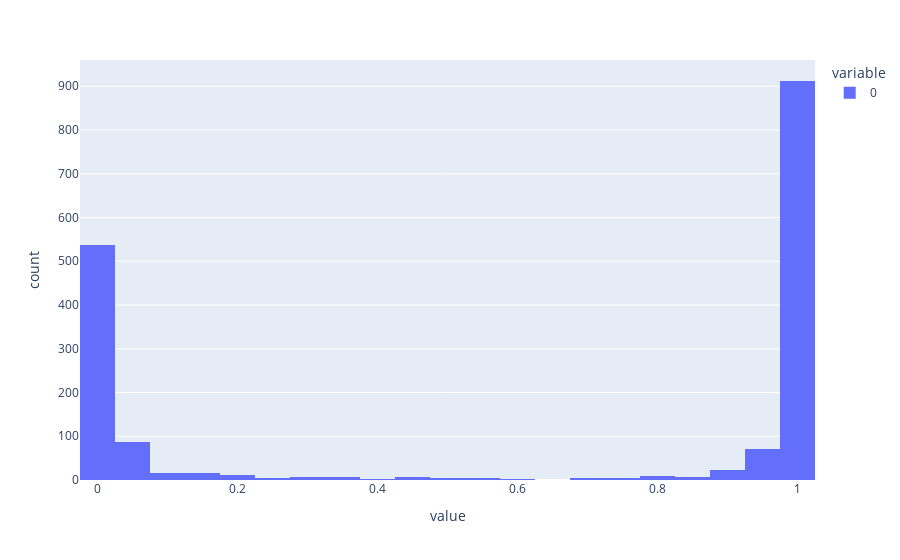

Write notebook code for a chart like this one.
### Code cell
import plotly.express as px
p = fc_model.predict(x_test)
hist= px.histogram(p)
hist.show()

### Figure 1 — Plotly figure (JSON) as saved in the notebook; plotly's stock layout.template omitted (floating-point values rounded to 4 significant figures; data arrays with more than 128 entries replaced by an {"elided": "..."} marker saying what was removed)
{"data": [{"alignmentgroup": "True", "bingroup": "x", "hovertemplate": "variable=0<br>value=%{x}<br>count=%{y}<extra></extra>", "legendgroup": "0", "marker": {"color": "#636efa", "pattern": {"shape": ""}}, "name": "0", "offsetgroup": "0", "orientation": "v", "showlegend": true, "type": "histogram", "x": {"elided": "1737 float values"}, "xaxis": "x", "yaxis": "y"}], "layout": {"barmode": "relative", "legend": {"title": {"text": "variable"}, "tracegroupgap": 0}, "margin": {"t": 60}, "xaxis": {"anchor": "y", "domain": [0, 1], "title": {"text": "value"}}, "yaxis": {"anchor": "x", "domain": [0, 1], "title": {"text": "count"}}}}
